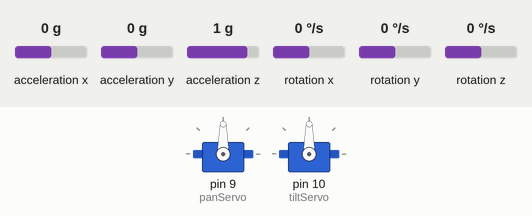
A sketch run on a simulated Arduino Uno, built with avr-gcc and run on an emulated ATmega328P. Parts: 2 × servo. Wiring (inferred from the names in the program): MPU-6050 motion sensor at I2C address 0x68. Inputs (shaded band) come from the test bench; at power-on: acceleration x 0 g, rotation x 0 °/s, acceleration z 1 g, rotation y 0 °/s, acceleration y 0 g, rotation z 0 °/s.

Above: at 1.2 s.
1.3 s: acceleration x set to -1.4 g
At 2.1 s:
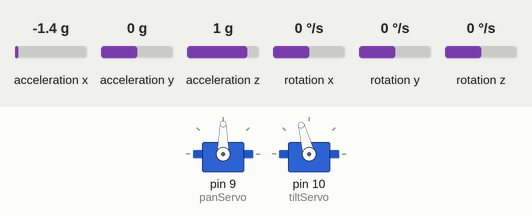
At 3.53 s:
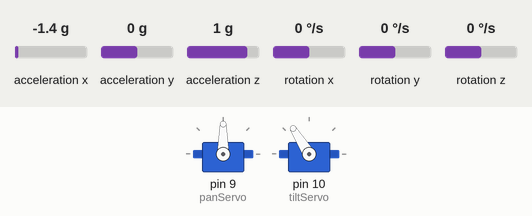
4.3 s: rotation x set to -192 °/s
At 6.75 s:
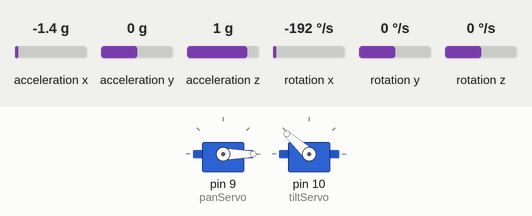
7.3 s: acceleration z set to 0 g
At 9.8 s:
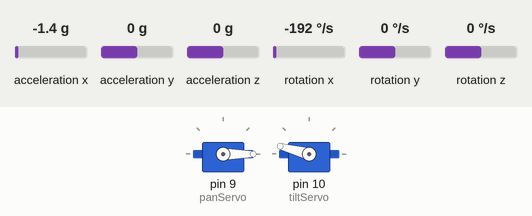
10.3 s: rotation y set to -100 °/s
13.3 s: rotation x set to 54 °/s
16.3 s: acceleration y set to 0.8 g
Timing chart, 0 to 19.5 s (numbered marks = the images above; inputs shaded):
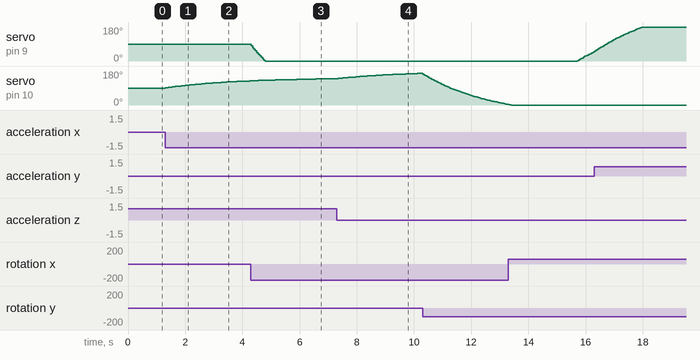

The sketch:

sensor_imu_37.ino
```cpp
// snippet: sensor_imu_37
// tags: imu, accelerometer, gyroscope, i2c, servo
// boards: avr, megaavr, nano33iot, rp2040
// not-tags: romi32u4
// library: Servo
// description: MPU6050 pose control: compute roll and pitch from complementary filter
// prompts: mpu6050, control, compute, pitch, complementary, filter
// verified: compile-only
// source: kd-generated (id 37)
// exact-include: Wire.h, Servo.h

#include <Wire.h>
#include <Servo.h>

// MPU6050 I2C address
#define MPU6050_ADDR 0x68

// Servos
Servo panServo;
Servo tiltServo;

// MPU6050 registers
const byte ACCEL_XOUT_H = 0x3B;
const byte GYRO_XOUT_H = 0x43;
const byte PWR_MGMT_1 = 0x6B;

// Variables
float accelX, accelY, accelZ;
float gyroX, gyroY, gyroZ;
float roll = 0.0, pitch = 0.0;
float rollAngle, pitchAngle;
float dt = 0.05; // 20Hz update rate (50ms)
unsigned long lastUpdate = 0;

void setup() {
  Wire.begin();
  Serial.begin(115200);

  // Initialize MPU6050 — wake from sleep (PWR_MGMT_1 = 0)
  Wire.beginTransmission(MPU6050_ADDR);
  Wire.write(PWR_MGMT_1);
  Wire.write(0);
  Wire.endTransmission(true);

  // Initialize servos
  panServo.attach(9);
  tiltServo.attach(10);

  // Set initial servo positions
  panServo.write(90);
  tiltServo.write(90);
}

void loop() {
  unsigned long now = millis();
  if (now - lastUpdate >= 50) {
    lastUpdate = now;

    // Read raw data from MPU6050 (6 accel + 2 temp + 6 gyro = 14 bytes)
    Wire.beginTransmission(MPU6050_ADDR);
    Wire.write(ACCEL_XOUT_H);
    Wire.endTransmission(false);
    Wire.requestFrom((uint8_t)MPU6050_ADDR, (uint8_t)14, (uint8_t)true);

    int16_t ax = Wire.read() << 8 | Wire.read();
    int16_t ay = Wire.read() << 8 | Wire.read();
    int16_t az = Wire.read() << 8 | Wire.read();
    Wire.read() << 8 | Wire.read();  // skip temperature (2 bytes)
    int16_t gx = Wire.read() << 8 | Wire.read();
    int16_t gy = Wire.read() << 8 | Wire.read();
    int16_t gz = Wire.read() << 8 | Wire.read();

    // Convert raw data to actual values
    accelX = ax / 16384.0;  // ±2g range: 16384 LSB/g
    accelY = ay / 16384.0;
    accelZ = az / 16384.0;
    gyroX = gx / 131.0;     // ±250°/s range: 131 LSB/(°/s)
    gyroY = gy / 131.0;
    gyroZ = gz / 131.0;

    // Accel-derived angles in DEGREES (atan2 returns radians → convert)
    float accelRoll  = atan2(accelY, accelZ) * 180.0 / PI;
    float accelPitch = atan2(-accelX, sqrt(accelY * accelY + accelZ * accelZ)) * 180.0 / PI;

    // Complementary filter — all terms in DEGREES.
    // The original mixed gyro deg/s with accel radians, then map()'d radians
    // as if they were degrees — unit mismatch corrupted the fusion.
    roll  = 0.98 * (roll  + gyroX * dt) + 0.02 * accelRoll;
    pitch = 0.98 * (pitch + gyroY * dt) + 0.02 * accelPitch;

    // Convert angles to servo positions (degrees → 0-180)
    rollAngle  = constrain(roll  + 90, 0, 180);
    pitchAngle = constrain(pitch + 90, 0, 180);

    // Set servo positions
    panServo.write((int)rollAngle);
    tiltServo.write((int)pitchAngle);
  }
}
```

Measured:
- after the input at 1.3 s, servo on pin 10 (tiltServo): moves from 90° to 128° over 3.0 s, starting at once
- after the input at 4.3 s, servo on pin 9 (panServo): moves from 90° to 0° over 0.50 s, starting at once
- after the input at 13.3 s, servo on pin 9 (panServo): moves from 0° to 46° over 0.55 s, starting after 2.4 s
